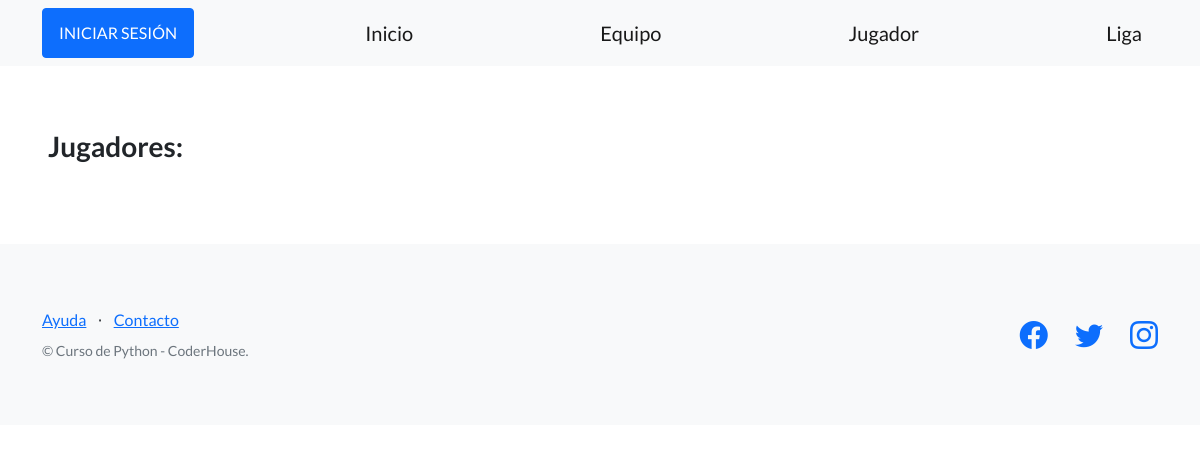
The page /control/jugador/ on the database as committed earlier.
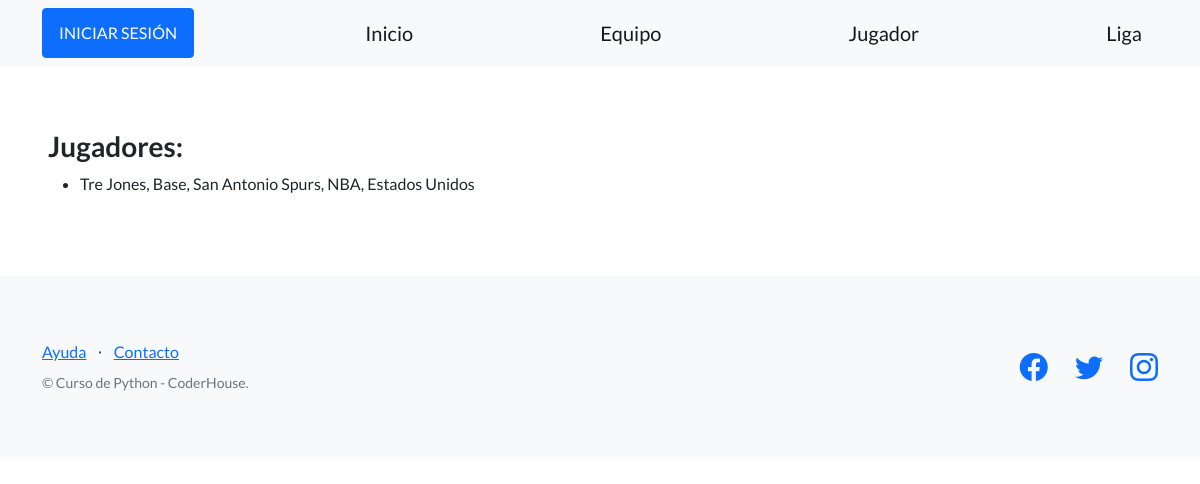
The same page on the database as committed later.
### control/models.py (models this page shows, shortened)
class Jugador(models.Model):
    nombre = models.CharField(max_length=100)
    altura = models.FloatField()
    peso = models.DecimalField(max_digits=5, decimal_places=2)
    equipo = models.ForeignKey(Equipo, on_delete=models.CASCADE)
    posicion = models.CharField(max_length=50)
    puntos_por_partido = models.DecimalField(max_digits=4, decimal_places=1)
    asistencias_por_partido = models.DecimalField(max_digits=4, decimal_places=1)
    rebotes_por_partido = models.DecimalField(max_digits=4, decimal_places=1)
    edad = models.IntegerField()

class Equipo(models.Model):
    nombre = models.CharField(max_length=100)
    pais = models.ForeignKey(Liga, on_delete=models.CASCADE)
    def __str__(self):
        return f"{self.nombre}, {self.pais}"

class Liga(models.Model):
    liga = models.CharField(max_length=100)
    pais = models.CharField(max_length=100)
    def __str__(self):
        return f"{self.liga}, {self.pais}"

### control/views.py (the view)
# urls.py: path("jugador/", listar_jugador,name="Jugador"),
def listar_jugador (request):
    contexto={
        "jugador": Jugador.objects.all(),
    }
    http_response=render(
        request=request,
        template_name="control/listar_jugador.html",
        context=contexto,
    )
    return http_response

### control/templates/control/listar_jugador.html (shortened to what this page needs)
{% extends "inicio.html" %}
{% block contenido %}
<h3>Jugadores:</h3>
    <ul>
    {% for jugador in jugador %}
      <li>
        {{ jugador.nombre}}, {{ jugador.posicion}}, {{ jugador.equipo}}
      </li>
    {% endfor %}
    </ul>
{% endblock contenido %}

Rows that differ between the two databases and show on the page:
added Jugador: nombre "Tre Jones", posicion "Base", equipo "San Antonio Spurs, NBA, Estados Unidos"
